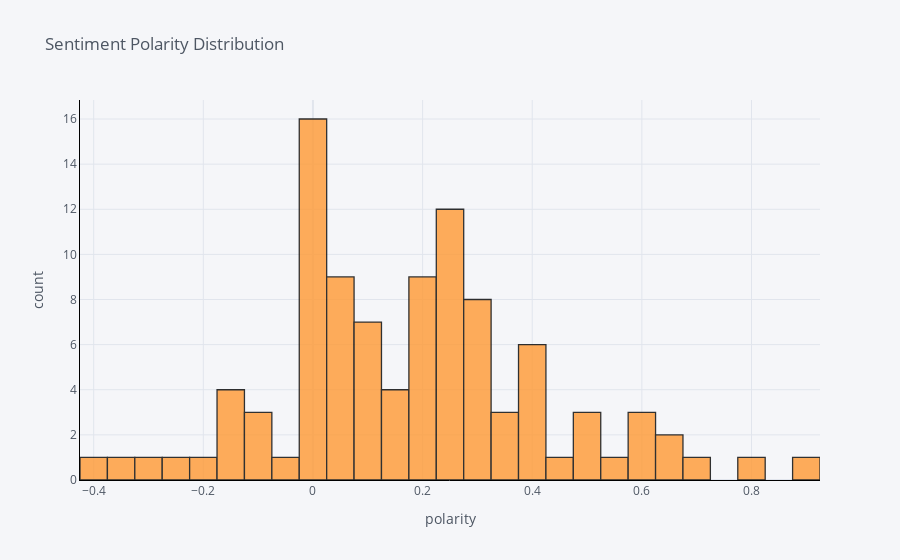

Notebook code for this chart:
### Code cell
#The distribution of review sentiment polarity score

Corpus['polarity'].iplot(
    kind='hist',
    bins=50,
    xTitle='polarity',
    linecolor='black',
    yTitle='count',
    title='Sentiment Polarity Distribution')

### Figure 1 — Plotly figure (JSON) as saved in the notebook; plotly's stock layout.template omitted (floating-point values rounded to 4 significant figures)
{"data": [{"histfunc": "count", "histnorm": "", "marker": {"color": "rgba(255, 153, 51, 1.0)", "line": {"color": "#000000", "width": 1.3}}, "name": "polarity", "nbinsx": 50, "opacity": 0.8, "orientation": "v", "type": "histogram", "x": [-0.0001894, 0.225, -0.1708, 0.007527, 0.1908, -0.03665, 0.4028, -0.1345, 0.008081, 0.0125, 0.2123, 0.2945, 0, 0.05, 0, -0.2071, 0.1001, 0.02404, -0.1375, 0.05009, -0.1375, 0.0675, -0.003199, 0.09579, 0.09472, 0.2748, 0.1333, 0.6083, 0.2458, 0.25, -0.3, 0.125, 0.08333, 0.3258, 0.005807, 0.07917, 0.065, -0.3475, 0.03583, 0.18, 0.2094, 0.4942, 0.625, -0.2438, 0, 0.0119, 0.1373, -0.09, 0.06256, 0.3797, 0.124, -0.02167, 0.2063, -0.003784, 0.3031, 0.28, 0.03879, 0.256, 0.3875, 0.4222, 0.5333, 0.125, 0.206, 0.2917, 0.8, 0.275, 0.4867, 0.2444, 0.2792, 0.03801, 0.2554, 0.4708, 0.3167, 0.4, 0.325, 0.6033, 0.2679, -0.09375, 0.25, 0.2611, 0.1837, 0.2, 0.6786, 0.6, 0.625, 0.3444, 0.5, 0.2433, -9.252e-18, 0.095, 0.3, -0.125, 0.2667, 0.1917, 0.004583, 0.0125, 0.9, 0.3944, -0.4, 0.0375]}], "layout": {"barmode": "overlay", "legend": {"bgcolor": "#F5F6F9", "font": {"color": "#4D5663"}}, "paper_bgcolor": "#F5F6F9", "plot_bgcolor": "#F5F6F9", "title": {"font": {"color": "#4D5663"}, "text": "Sentiment Polarity Distribution"}, "xaxis": {"gridcolor": "#E1E5ED", "linecolor": "black", "showgrid": true, "tickfont": {"color": "#4D5663"}, "title": {"font": {"color": "#4D5663"}, "text": "polarity"}, "zerolinecolor": "#E1E5ED"}, "yaxis": {"gridcolor": "#E1E5ED", "linecolor": "black", "showgrid": true, "tickfont": {"color": "#4D5663"}, "title": {"font": {"color": "#4D5663"}, "text": "count"}, "zerolinecolor": "#E1E5ED"}}}
